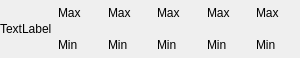
<?xml version="1.0" encoding="UTF-8"?>
<ui version="4.0">
 <class>h2GestureCompare</class>
 <widget class="QWidget" name="h2GestureCompare">
  <property name="geometry">
   <rect>
    <x>0</x>
    <y>0</y>
    <width>300</width>
    <height>58</height>
   </rect>
  </property>
  <property name="minimumSize">
   <size>
    <width>300</width>
    <height>0</height>
   </size>
  </property>
  <property name="windowTitle">
   <string>h2GestureCompare</string>
  </property>
  <property name="styleSheet">
   <string notr="true">border-color: rgb(0, 0, 0);</string>
  </property>
  <layout class="QGridLayout" name="gridLayout">
   <property name="leftMargin">
    <number>0</number>
   </property>
   <property name="topMargin">
    <number>0</number>
   </property>
   <property name="rightMargin">
    <number>0</number>
   </property>
   <property name="bottomMargin">
    <number>0</number>
   </property>
   <item row="0" column="1">
    <widget class="QLabel" name="LBL_thumbMax">
     <property name="text">
      <string>Max</string>
     </property>
    </widget>
   </item>
   <item row="0" column="2">
    <widget class="QLabel" name="LBL_indexMax">
     <property name="text">
      <string>Max</string>
     </property>
    </widget>
   </item>
   <item row="0" column="3">
    <widget class="QLabel" name="LBL_middleMax">
     <property name="text">
      <string>Max</string>
     </property>
    </widget>
   </item>
   <item row="0" column="4">
    <widget class="QLabel" name="LBL_ringMax">
     <property name="text">
      <string>Max</string>
     </property>
    </widget>
   </item>
   <item row="0" column="5">
    <widget class="QLabel" name="LBL_pinkyMax">
     <property name="text">
      <string>Max</string>
     </property>
    </widget>
   </item>
   <item row="1" column="1">
    <widget class="QLabel" name="LBL_thumbMin">
     <property name="text">
      <string>Min</string>
     </property>
    </widget>
   </item>
   <item row="1" column="2">
    <widget class="QLabel" name="LBL_indexMin">
     <property name="text">
      <string>Min</string>
     </property>
    </widget>
   </item>
   <item row="1" column="3">
    <widget class="QLabel" name="LBL_middleMin">
     <property name="text">
      <string>Min</string>
     </property>
    </widget>
   </item>
   <item row="1" column="4">
    <widget class="QLabel" name="LBL_ringMin">
     <property name="text">
      <string>Min</string>
     </property>
    </widget>
   </item>
   <item row="1" column="5">
    <widget class="QLabel" name="LBL_pinkyMin">
     <property name="text">
      <string>Min</string>
     </property>
    </widget>
   </item>
   <item row="0" column="0" rowspan="2">
    <widget class="QLabel" name="LBL_gestureName">
     <property name="text">
      <string>TextLabel</string>
     </property>
    </widget>
   </item>
  </layout>
 </widget>
 <layoutdefault spacing="6" margin="11"/>
 <resources/>
 <connections/>
</ui>
